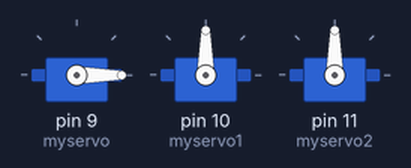
The sketch below on a simulated Arduino Uno, built with avr-gcc and run on an emulated ATmega328P. Parts: 3 × servo.

Above: at 0.05 s.
At 1.85 s:
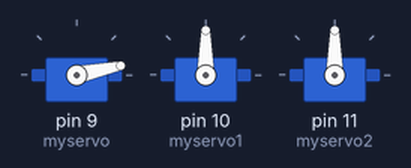
At 39.88 s:
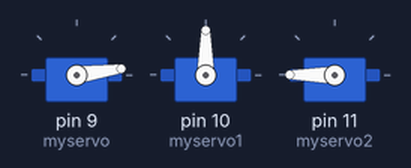
Timing chart, 0 to 40.0 s (numbered marks = the images above):
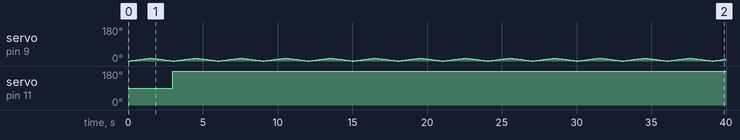

Measured:
- by itself, servo on pin 11 (myservo2): 90° → 180° at 3.0 s

The sketch:

servo_test.ino
```cpp
// rc_servo_sample1

#include <Servo.h>

Servo myservo, myservo1, myservo2;

int pos = 0;

void setup()
{
  myservo.attach(9);
  myservo1.attach(10);
  myservo2.attach(11);
}

void loop()
{
  for (pos = 0; pos < 15; pos += 1)
  {
    myservo.write(pos);
    delay(100);
  }
  for (pos = 15; pos > 0; pos -= 1)
  {
    myservo.write(pos);
    delay(100);
  }
  myservo1.write(90);
  myservo2.write(180);
}
```
